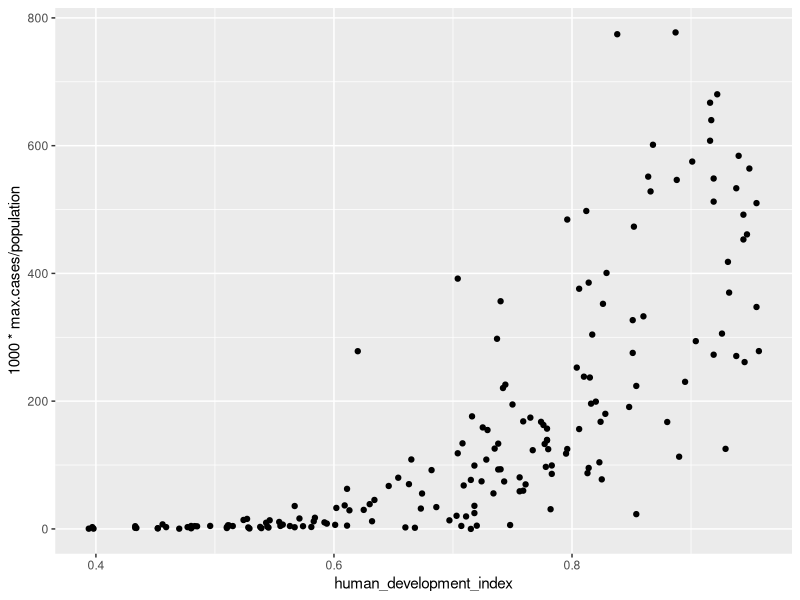
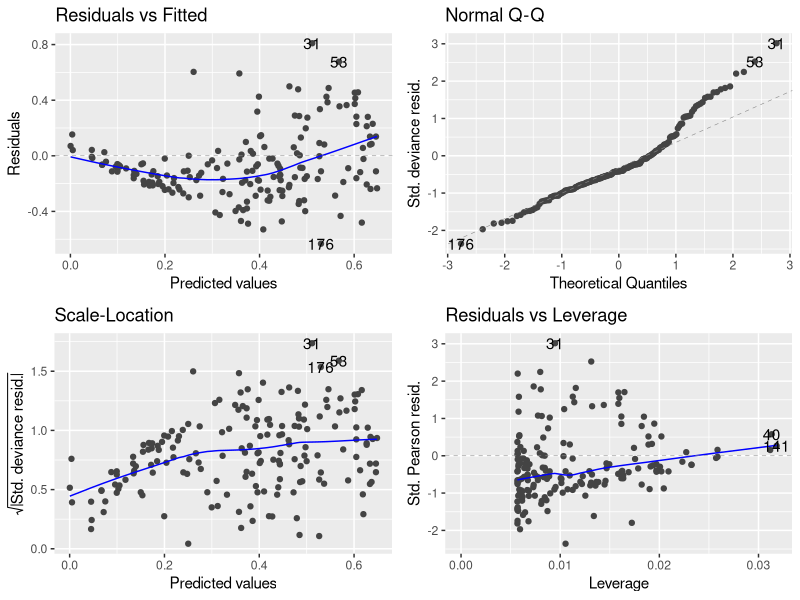
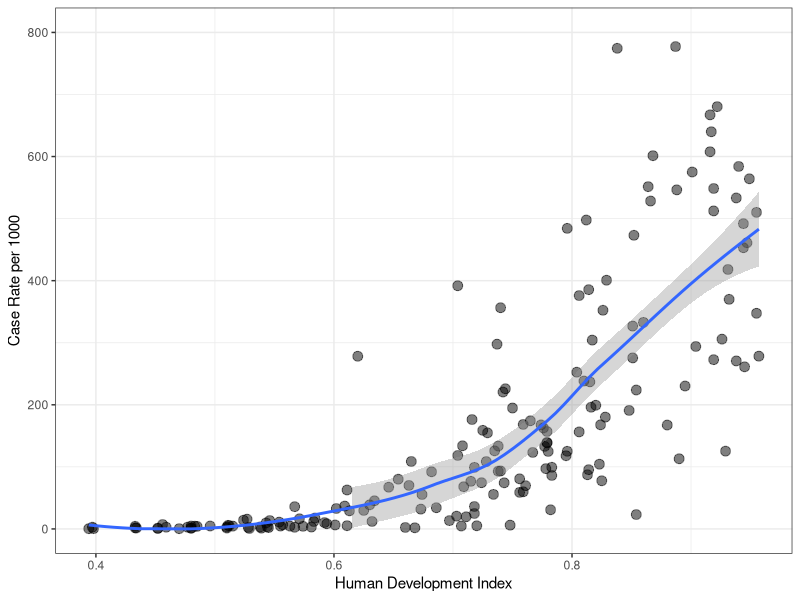

Reproduce these figures in R, in order.
## ---- chunk 1
rm(list = ls())
library(here)
library(tidyverse)
library(ggfortify)
covid<-read.csv(here("data","covid.summary.csv"))
glimpse(covid)
## ---- chunk 2
ggplot(covid,aes(human_development_index,1000*max.cases/population))+
  geom_point()
## ---- chunk 3
covid<-covid|>
  filter(max.cases>0)
## ---- chunk 4
hdicasesmod<-glm(max.cases/population~human_development_index,data = covid, family=quasipoisson(link = "sqrt"))
## ---- chunk 5
autoplot(hdicasesmod)
## ---- chunk 6
anova(hdicasesmod, test = "F")
## ---- chunk 7
summary(hdicasesmod)
## ---- chunk 8
minhdi<-min(covid$human_development_index, na.rm = T)
maxhdi<-max(covid$human_development_index, na.rm = T)
new.x<-expand.grid(human_development_index=seq(minhdi,maxhdi,length=1000))
## ---- chunk 9
new.y<-predict(hdicasesmod, newdata = new.x, se.fit = TRUE)
new.y <- data.frame(new.y)
head(new.y)
## ---- chunk 10
addthis<-data.frame(new.x,new.y)
addthis<-mutate(addthis, max.cases=exp(fit),
                lwr=exp(fit-1.96*se.fit),
                upr=exp(fit+1.96-se.fit))
head(addthis)
## ---- chunk 11
ggplot(covid,aes(human_development_index,1000*max.cases/population))+
  geom_point(size=3, alpha=0.5)+
  geom_smooth(
    
  #data = addthis,aes(ymin=lwr,ymax=upr),stat="identity")+ Unsure why this returns the non-numeric error, but I cannot figure this part out.
  )+
  theme_bw()+
  ylab("Case Rate per 1000")+
  xlab("Human Development Index")+
  ylim(0,800)
